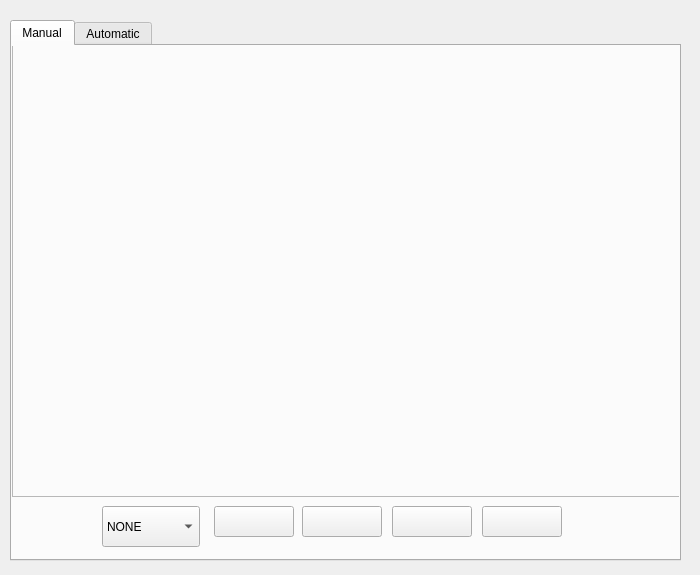
<?xml version="1.0" encoding="UTF-8"?>
<ui version="4.0">
 <class>mainWindow</class>
 <widget class="QWidget" name="mainWindow">
  <property name="geometry">
   <rect>
    <x>0</x>
    <y>0</y>
    <width>700</width>
    <height>575</height>
   </rect>
  </property>
  <property name="windowTitle">
   <string>Form</string>
  </property>
  <widget class="QTabWidget" name="tabIntrinsicAcq">
   <property name="geometry">
    <rect>
     <x>10</x>
     <y>20</y>
     <width>671</width>
     <height>541</height>
    </rect>
   </property>
   <property name="currentIndex">
    <number>0</number>
   </property>
   <widget class="QWidget" name="tab">
    <attribute name="title">
     <string>Manual</string>
    </attribute>
    <widget class="QFrame" name="frameCameraM">
     <property name="geometry">
      <rect>
       <x>0</x>
       <y>-10</y>
       <width>671</width>
       <height>461</height>
      </rect>
     </property>
     <property name="frameShape">
      <enum>QFrame::StyledPanel</enum>
     </property>
     <property name="frameShadow">
      <enum>QFrame::Raised</enum>
     </property>
     <widget class="QWidget" name="verticalLayoutWidget">
      <property name="geometry">
       <rect>
        <x>0</x>
        <y>10</y>
        <width>671</width>
        <height>441</height>
       </rect>
      </property>
      <layout class="QVBoxLayout" name="displayManual"/>
     </widget>
    </widget>
    <widget class="QPushButton" name="saveButton">
     <property name="geometry">
      <rect>
       <x>470</x>
       <y>460</y>
       <width>80</width>
       <height>31</height>
      </rect>
     </property>
     <property name="text">
      <string/>
     </property>
    </widget>
    <widget class="QPushButton" name="offButton">
     <property name="geometry">
      <rect>
       <x>380</x>
       <y>460</y>
       <width>80</width>
       <height>31</height>
      </rect>
     </property>
     <property name="text">
      <string/>
     </property>
    </widget>
    <widget class="QComboBox" name="comboBoxManual">
     <property name="geometry">
      <rect>
       <x>90</x>
       <y>460</y>
       <width>98</width>
       <height>41</height>
      </rect>
     </property>
     <item>
      <property name="text">
       <string>NONE</string>
      </property>
     </item>
     <item>
      <property name="text">
       <string>RGB</string>
      </property>
     </item>
     <item>
      <property name="text">
       <string>DEPTH</string>
      </property>
     </item>
     <item>
      <property name="text">
       <string>THERMAL</string>
      </property>
     </item>
    </widget>
    <widget class="QPushButton" name="captureButton">
     <property name="geometry">
      <rect>
       <x>290</x>
       <y>460</y>
       <width>80</width>
       <height>31</height>
      </rect>
     </property>
     <property name="text">
      <string/>
     </property>
    </widget>
    <widget class="QPushButton" name="onButton">
     <property name="geometry">
      <rect>
       <x>202</x>
       <y>460</y>
       <width>80</width>
       <height>31</height>
      </rect>
     </property>
     <property name="text">
      <string/>
     </property>
    </widget>
   </widget>
   <widget class="QWidget" name="tab_2">
    <attribute name="title">
     <string>Automatic</string>
    </attribute>
    <widget class="QLineEdit" name="NoImages">
     <property name="geometry">
      <rect>
       <x>560</x>
       <y>450</y>
       <width>41</width>
       <height>21</height>
      </rect>
     </property>
     <property name="text">
      <string>10</string>
     </property>
    </widget>
    <widget class="QLineEdit" name="cornerX">
     <property name="geometry">
      <rect>
       <x>380</x>
       <y>450</y>
       <width>41</width>
       <height>21</height>
      </rect>
     </property>
     <property name="text">
      <string>9</string>
     </property>
    </widget>
    <widget class="QLineEdit" name="cornerY">
     <property name="geometry">
      <rect>
       <x>430</x>
       <y>450</y>
       <width>41</width>
       <height>21</height>
      </rect>
     </property>
     <property name="text">
      <string>6</string>
     </property>
    </widget>
    <widget class="QFrame" name="frameCameraA">
     <property name="geometry">
      <rect>
       <x>-10</x>
       <y>-10</y>
       <width>721</width>
       <height>441</height>
      </rect>
     </property>
     <property name="frameShape">
      <enum>QFrame::StyledPanel</enum>
     </property>
     <property name="frameShadow">
      <enum>QFrame::Raised</enum>
     </property>
     <widget class="QWidget" name="verticalLayoutWidget_2">
      <property name="geometry">
       <rect>
        <x>10</x>
        <y>10</y>
        <width>701</width>
        <height>431</height>
       </rect>
      </property>
      <layout class="QVBoxLayout" name="displayAuto"/>
     </widget>
    </widget>
    <widget class="QPushButton" name="startButton">
     <property name="geometry">
      <rect>
       <x>120</x>
       <y>440</y>
       <width>71</width>
       <height>41</height>
      </rect>
     </property>
     <property name="text">
      <string/>
     </property>
    </widget>
    <widget class="QPushButton" name="stopButton">
     <property name="geometry">
      <rect>
       <x>200</x>
       <y>440</y>
       <width>71</width>
       <height>41</height>
      </rect>
     </property>
     <property name="text">
      <string/>
     </property>
    </widget>
    <widget class="QComboBox" name="comboBoxAuto">
     <property name="geometry">
      <rect>
       <x>20</x>
       <y>440</y>
       <width>91</width>
       <height>41</height>
      </rect>
     </property>
     <item>
      <property name="text">
       <string>NONE</string>
      </property>
     </item>
     <item>
      <property name="text">
       <string>RGB</string>
      </property>
     </item>
     <item>
      <property name="text">
       <string>DEPTH</string>
      </property>
     </item>
     <item>
      <property name="text">
       <string>THERMAL</string>
      </property>
     </item>
    </widget>
    <widget class="QLabel" name="label">
     <property name="geometry">
      <rect>
       <x>290</x>
       <y>450</y>
       <width>81</width>
       <height>17</height>
      </rect>
     </property>
     <property name="text">
      <string>Dimension:</string>
     </property>
    </widget>
    <widget class="QLabel" name="label_2">
     <property name="geometry">
      <rect>
       <x>500</x>
       <y>450</y>
       <width>51</width>
       <height>17</height>
      </rect>
     </property>
     <property name="text">
      <string>amout:</string>
     </property>
    </widget>
    <widget class="QProgressBar" name="progressBarAcq">
     <property name="geometry">
      <rect>
       <x>10</x>
       <y>490</y>
       <width>641</width>
       <height>16</height>
      </rect>
     </property>
     <property name="value">
      <number>0</number>
     </property>
     <property name="textVisible">
      <bool>false</bool>
     </property>
    </widget>
    <widget class="QLabel" name="labelNoImage">
     <property name="geometry">
      <rect>
       <x>620</x>
       <y>450</y>
       <width>41</width>
       <height>21</height>
      </rect>
     </property>
     <property name="text">
      <string/>
     </property>
    </widget>
   </widget>
  </widget>
  <widget class="QLabel" name="labelHeader">
   <property name="geometry">
    <rect>
     <x>10</x>
     <y>0</y>
     <width>671</width>
     <height>71</height>
    </rect>
   </property>
   <property name="frameShadow">
    <enum>QFrame::Raised</enum>
   </property>
   <property name="text">
    <string>Data Acquisition</string>
   </property>
  </widget>
  <zorder>labelHeader</zorder>
  <zorder>tabIntrinsicAcq</zorder>
 </widget>
 <resources/>
 <connections/>
</ui>
